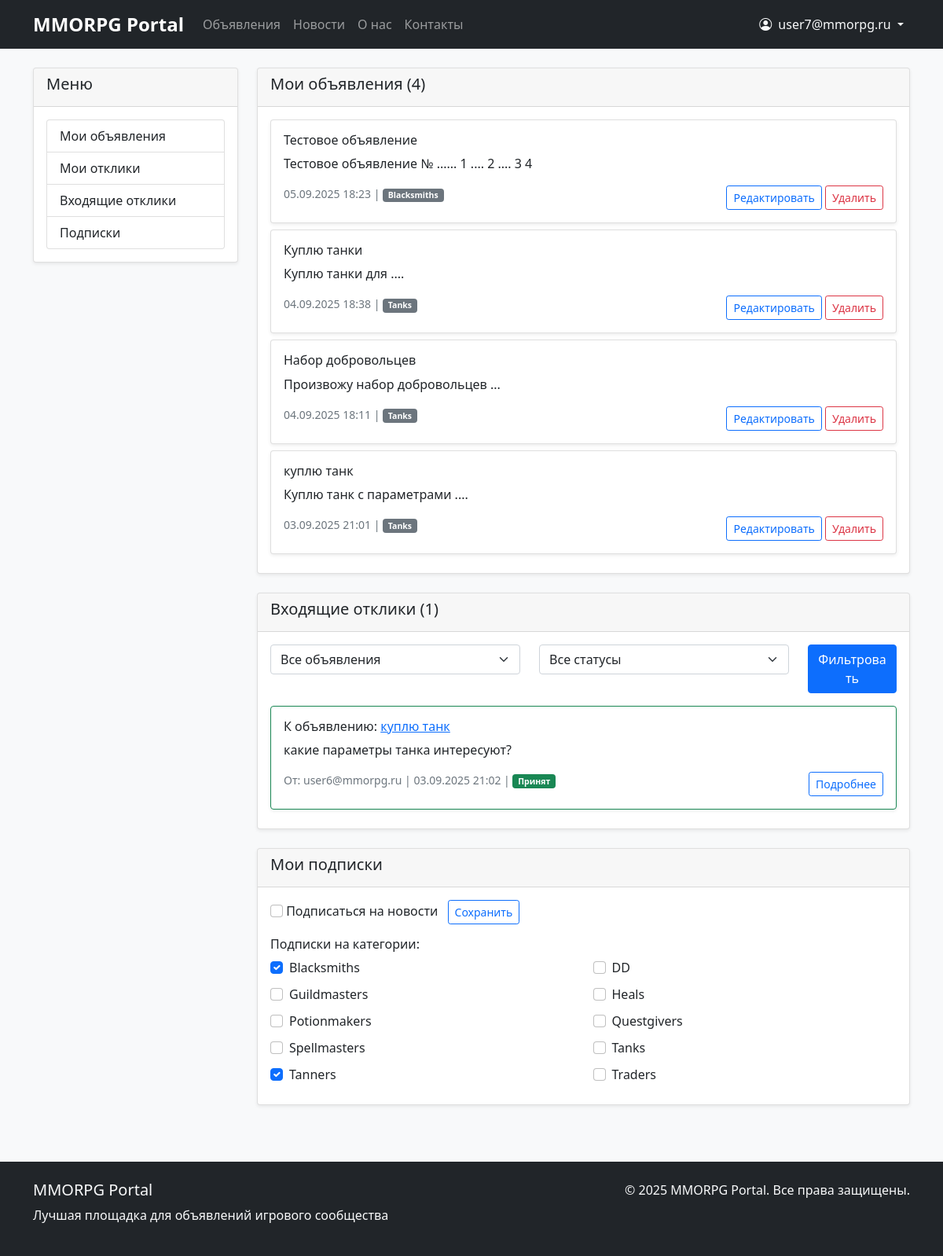
Screenshot of /responses/ (signed in) with the database file from the repository.
### appUser/models.py (models this page shows, shortened)
class CustomUser(AbstractUser):
    email = models.EmailField(_('email address'), unique=True)
    username = models.CharField(max_length=150, blank=True, null=True)
    timezone = models.CharField(max_length=50, default='UTC')
    language = models.CharField(max_length=10, choices=[('ru', 'Russian'), ('en', 'English')], default='ru')
    email_verified = models.BooleanField(default=False)  # Новое поле для подтверждения email
    USERNAME_FIELD = 'email'
    REQUIRED_FIELDS = []
    objects = CustomUserManager()
    class Meta:
        verbose_name = _('User')
        verbose_name_plural = _('Users')

### appNotification/models.py (models this page shows, shortened)
class Post(models.Model):
    CATEGORY_CHOICES = [
        ('tanks', _('Tanks')),
        ('heals', _('Heals')),
        ('dd', _('DD')),
        ('traders', _('Traders')),
        ('guildmasters', _('Guildmasters')),
        ('questgivers', _('Questgivers')),
        ('blacksmiths', _('Blacksmiths')),
        ('tanners', _('Tanners')),
        ('potionmakers', _('Potionmakers')),
        ('spellmasters', _('Spellmasters')),
    ]
    author = models.ForeignKey(User, on_delete=models.CASCADE, related_name='posts')
    category = models.CharField(max_length=20, choices=CATEGORY_CHOICES)
    title = models.CharField(max_length=255, validators=[MinLengthValidator(5)])
    content = RichTextUploadingField(
        verbose_name=_('Content'),
        help_text=_('You can use rich text editor with images, videos and formatting')
    )
    created_at = models.DateTimeField(auto_now_add=True)
    updated_at = models.DateTimeField(auto_now=True)
    subscribers = models.ManyToManyField(User, related_name='subscribed_posts', blank=True)
    image = models.ImageField(
        upload_to='posts/images/',
        blank=True,
        null=True,
        verbose_name=_('Main Image'),
        help_text=_('Main image for the post card')
    )
    video = models.FileField(
        upload_to='posts/videos/',
        blank=True,
        null=True,
        verbose_name=_('Main Video'),
        help_text=_('Main video file (optional)')
    )
    notify_subscribers = models.BooleanField(default=True, verbose_name=_('Notify subscribers'))
    class Meta:
        ordering = ['-created_at']
        verbose_name = _('Post')
        verbose_name_plural = _('Posts')
    def get_category_display(self):
        return dict(self.CATEGORY_CHOICES).get(self.category, self.category)

class Response(models.Model):
    post = models.ForeignKey(Post, on_delete=models.CASCADE, related_name='responses')
    author = models.ForeignKey(User, on_delete=models.CASCADE, related_name='responses')
    text = models.TextField(validators=[MinLengthValidator(10)])
    created_at = models.DateTimeField(auto_now_add=True)
    is_accepted = models.BooleanField(default=False)
    is_rejected = models.BooleanField(default=False)  # Новое поле для отклоненных откликов
    class Meta:
        ordering = ['-created_at']
        verbose_name = _('Response')
        verbose_name_plural = _('Responses')

class Category(models.Model):
    name = models.CharField(max_length=50, unique=True)
    value = models.CharField(max_length=20, unique=True, default='None')
    description = models.TextField(blank=True)
    class Meta:
        verbose_name = _('Category')
        verbose_name_plural = _('Categories')
        ordering = ['name']

### appNotification/views.py (the view)
# urls.py: path('responses/', views.personal_cabinet, name='response_list'),
@login_required
def personal_cabinet(request):
    if request.method == 'POST':
        if 'news_subscribe' in request.POST:
            return handle_news_subscription(request)
        elif 'category_subscribe' in request.POST:
            return handle_category_subscription(request)
    return render_personal_cabinet(request)

### appNotification/context_processors.py (called while the page is built)
def categories(request):
    return {
        'categories': Category.objects.all(),
        'category_choices': [
            ('tanks', _('Tanks')),
            ('heals', _('Heals')),
            ('dd', _('DD')),
            ('traders', _('Traders')),
            ('guildmasters', _('Guildmasters')),
            ('questgivers', _('Questgivers')),
            ('blacksmiths', _('Blacksmiths')),
            ('tanners', _('Tanners')),
            ('potionmakers', _('Potionmakers')),
            ('spellmasters', _('Spellmasters')),
        ]
    }

def navigation_data(request):
    from .models import Post, News
    return {
        'recent_posts': Post.objects.order_by('-created_at')[:5],
        'recent_news': News.objects.order_by('-created_at')[:3],
        'posts_count': Post.objects.count(),
        'news_count': News.objects.count(),
    }

### appNotification/templates/appNotification/lk.html (shortened to what this page needs)
{% extends 'base.html' %}
{% block content %}
<div class="row">
    <div class="col-md-3">
        <div class="card">
            <div class="card-header">
                <h5>Меню</h5>
            </div>
            <div class="card-body">
                <div class="list-group">
                    <a href="#posts" class="list-group-item list-group-item-action">Мои объявления</a>
                    <a href="#responses" class="list-group-item list-group-item-action">Мои отклики</a>
                    <a href="#incoming" class="list-group-item list-group-item-action">Входящие отклики</a>
                    <a href="#subscriptions" class="list-group-item list-group-item-action">Подписки</a>
                </div>
            </div>
        </div>
    </div>
    <div class="col-md-9">
        <div class="card mb-4" id="posts">
            <div class="card-header">
                <h5>Мои объявления ({{ user_posts.count }})</h5>
            </div>
            <div class="card-body">
                {% for post in user_posts %}
                    <div class="card mb-2">
                        <div class="card-body">
                            <h6 class="card-title">{{ post.title }}</h6>
                            <p class="card-text">{{ post.content|striptags|truncatewords:20 }}</p>
                            <div class="d-flex justify-content-between">
                                <small class="text-muted">
                                    {{ post.created_at|date:"d.m.Y H:i" }} |
                                    <span class="badge bg-secondary">{{ post.get_category_display }}</span>
                                </small>
                                <div>
                                    <a href="{% url 'post_edit' post.id %}" class="btn btn-sm btn-outline-primary">Редактировать</a>
                                    <a href="{% url 'post_delete' post.id %}" class="btn btn-sm btn-outline-danger">Удалить</a>
                                </div>
                            </div>
                        </div>
                    </div>
                {% empty %}
                    <p class="text-muted">У вас пока нет объявлений</p>
                {% endfor %}
            </div>
        </div>
        <div class="card mb-4" id="incoming">
            <div class="card-header">
                <h5>Входящие отклики ({{ responses_to_posts.count }})</h5>
            </div>
            <div class="card-body">
                <form method="get" class="mb-3">
                    <div class="row">
                        <div class="col-md-5">
                            <select name="post_filter" class="form-select">
                                <option value="">Все объявления</option>
                            </select>
                        </div>
                        <div class="col-md-5">
                            <select name="status_filter" class="form-select">
                                <option value="">Все статусы</option>
                            </select>
                        </div>
                        <div class="col-md-2">
                            <button type="submit" class="btn btn-primary w-100">Фильтровать</button>
                        </div>
                    </div>
                </form>
                {% for response in responses_to_posts %}
                    <div class="card mb-2 {% if response.is_accepted %}border-success{% elif response.is_rejected %}border-danger{% endif %}">
                        <div class="card-body">
                            <h6 class="card-title">
                                К объявлению: <a href="{% url 'post_detail' response.post.id %}">{{ response.post.title }}</a>
                            </h6>
                            <p class="card-text">{{ response.text }}</p>
                            <div class="d-flex justify-content-between">
                                <small class="text-muted">
                                    От: {{ response.author.email }} |
                                    {{ response.created_at|date:"d.m.Y H:i" }} |
                                    {% if response.is_accepted %}
                                        <span class="badge bg-success">Принят</span>
                                    {% elif response.is_rejected %}
                                        <span class="badge bg-danger">Отклонен</span>
                                    {% else %}
                                        <span class="badge bg-warning">Ожидает</span>
                                    {% endif %}
                                </small>
                                <div>
                                    <a href="{% url 'response_detail' response.id %}" class="btn btn-sm btn-outline-primary">Подробнее</a>
                                </div>
                            </div>
                        </div>
                    </div>
                {% empty %}
                    <p class="text-muted">Нет входящих откликов</p>
                {% endfor %}
            </div>
        </div>
        <div class="card mb-4" id="subscriptions">
            <div class="card-header">
                <h5>Мои подписки</h5>
            </div>
            <div class="card-body">
                <form method="post" class="mb-3">
                    <div class="mb-3">
                        <label class="form-check-label">
                            <input type="checkbox" name="news_subscribe" class="form-check-input" {% if news_subscribed %}checked{% endif %}>
                            Подписаться на новости
                        </label>
                        <button type="submit" class="btn btn-sm btn-outline-primary ms-2">Сохранить</button>
                    </div>
                </form>
                <h6>Подписки на категории:</h6>
                <div class="row">
                    {% for item in categories_with_status %}
                        <div class="col-md-6 mb-2">
                            <form method="post" action="{% url 'category_subscribe' item.category.id %}">
                                <div class="form-check">
                                    <input type="checkbox" class="form-check-input" {% if item.is_subscribed %}checked{% endif %}
                                           onchange="this.form.submit()">
                                    <label class="form-check-label">{{ item.category.name }}</label>
                                </div>
                            </form>
                        </div>
                    {% endfor %}
                </div>
            </div>
        </div>
    </div>
</div>
{% endblock %}

### templates/includes/header.html (shortened to what this page needs)
<nav class="navbar navbar-expand-lg navbar-dark bg-dark">
    <div class="container">
        <a class="navbar-brand" href="{% url 'home' %}">MMORPG Portal</a>
        <div class="collapse navbar-collapse" id="navbarNav">
            <ul class="navbar-nav me-auto">
                <li class="nav-item">
                    <a class="nav-link" href="{% url 'post_list' %}">Объявления</a>
                </li>
                <li class="nav-item">
                    <a class="nav-link" href="{% url 'news_list' %}">Новости</a>
                </li>
                <li class="nav-item">
                    <a class="nav-link" href="{% url 'about' %}">О нас</a>
                </li>
                <li class="nav-item">
                    <a class="nav-link" href="{% url 'contacts' %}">Контакты</a>
                </li>
            </ul>
            <ul class="navbar-nav ms-auto">
                {% if user.is_authenticated %}
                    <li class="nav-item dropdown">
                        <a class="nav-link dropdown-toggle text-light" href="#" role="button"
                           data-bs-toggle="dropdown" aria-expanded="false">
                            <i class="bi bi-person-circle me-1"></i>
                            {% if user.first_name and user.last_name %}
                                {{ user.first_name }} {{ user.last_name }}
                            {% else %}
                                {{ user.email }}
                            {% endif %}
                        </a>
                    </li>
                {% endif %}
            </ul>
        </div>
    </div>
</nav>

### static/css/styles.css (style rules this page uses)
body { background-color: #f8f9fa; }
.navbar-brand { font-weight: bold; font-size: 1.5rem; }
.card { box-shadow: 0 0.125rem 0.25rem rgba(0, 0, 0, 0.075); margin-bottom: 1.5rem; }
.btn-primary { background-color: #0d6efd; border-color: #0d6efd; }

### rows the page displays
CustomUser: email "user7@mmorpg.ru"
Post: title "Тестовое объявление", content "Тестовое объявление № ...... 1 .... 2 .... 3 4", created_at "05.09.2025 18:23", category "Blacksmiths"
Post: title "Куплю танки", content "Куплю танки для ....", created_at "04.09.2025 18:38", category "Tanks"
Post: title "Набор добровольцев", content "Произвожу набор добровольцев ...", created_at "04.09.2025 18:11", category "Tanks"
Post: title "куплю танк", content "Куплю танк с параметрами ....", created_at "03.09.2025 21:01", category "Tanks"
Response: post "куплю танк", text "какие параметры танка интересуют?", author.email "user6@mmorpg.ru", created_at "03.09.2025 21:02", is_accepted "Принят"
Category: category.name "Blacksmiths"
Category: category.name "DD"
Category: category.name "Guildmasters"
Category: category.name "Heals"
Category: category.name "Potionmakers"
Category: category.name "Questgivers"
Category: category.name "Spellmasters"
Category: category.name "Tanks"
Category: category.name "Tanners"
Category: category.name "Traders"

### other values shown
{{ user_posts.count }} "4"
{{ responses_to_posts.count }} "1"
